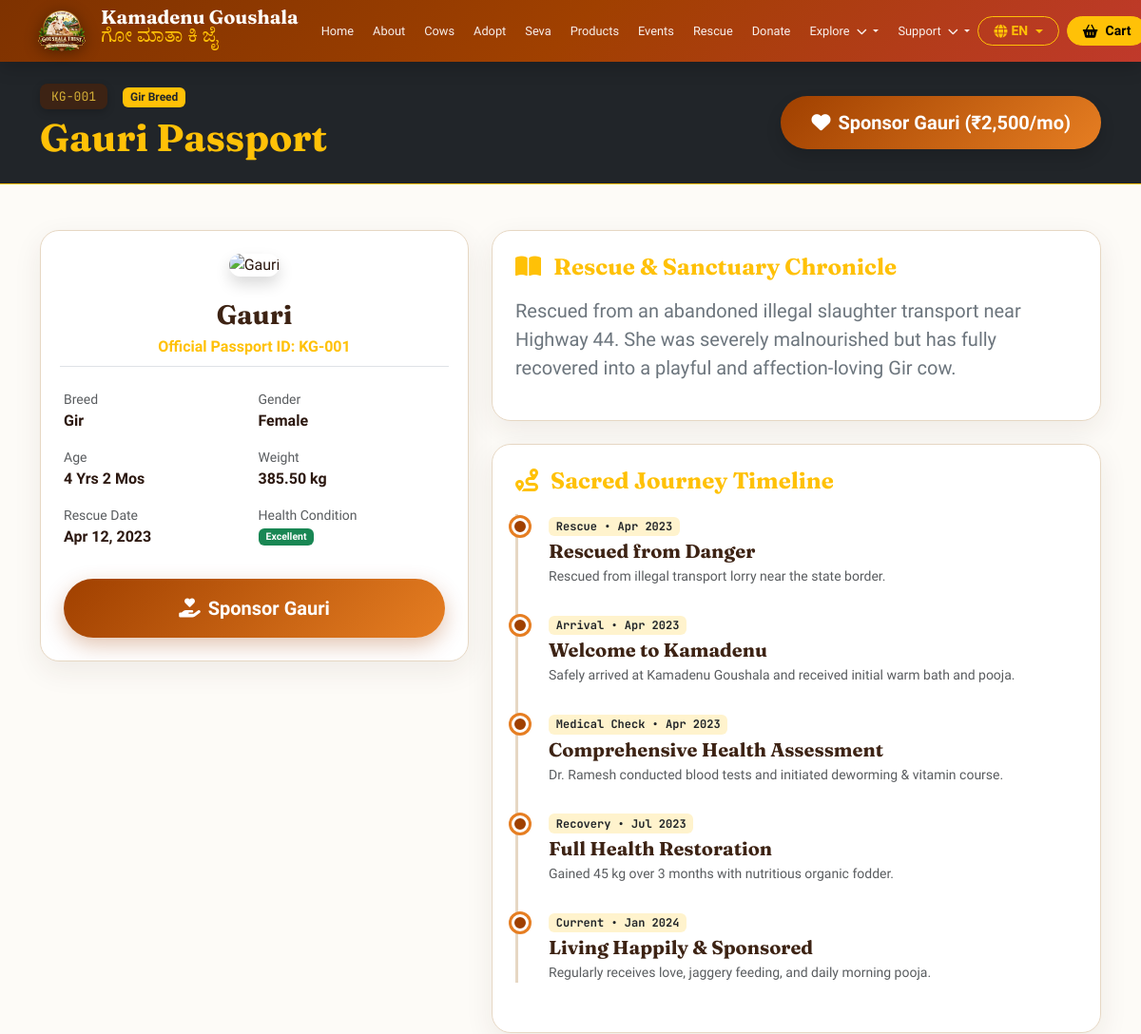
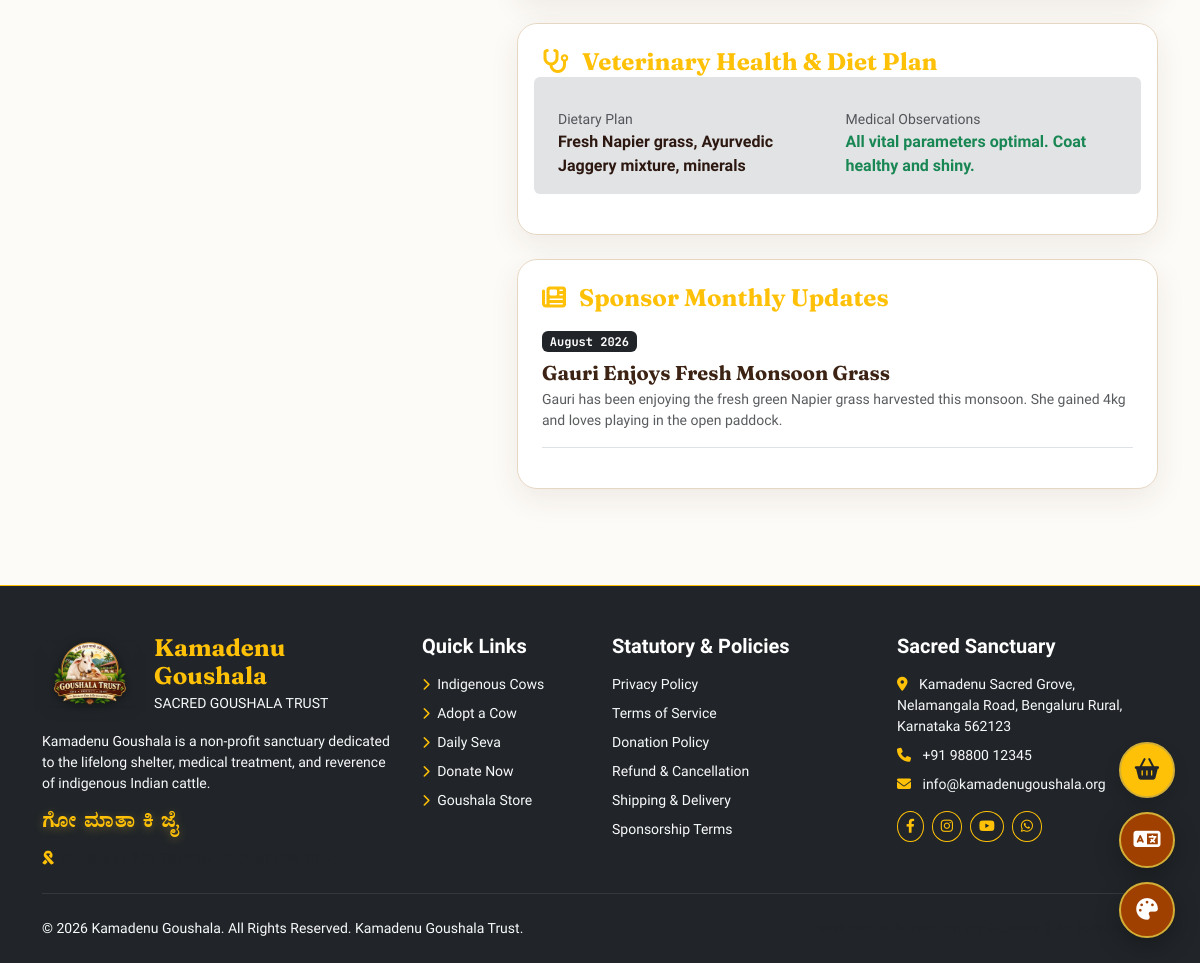
The app's page /cow-detail.php?id=1 with its own data (2 pictures, top to bottom).
### tables this page shows
CREATE TABLE IF NOT EXISTS `settings` (
  `id` INT AUTO_INCREMENT PRIMARY KEY,
  `setting_key` VARCHAR(100) NOT NULL UNIQUE,
  `setting_value` TEXT,
  `setting_group` VARCHAR(50) DEFAULT 'general',
  `description` VARCHAR(255)
);

CREATE TABLE IF NOT EXISTS `cows` (
  `id` INT AUTO_INCREMENT PRIMARY KEY,
  `cow_code` VARCHAR(20) NOT NULL UNIQUE,  
  `name` VARCHAR(100) NOT NULL,
  `name_kn` VARCHAR(100),
  `name_hi` VARCHAR(100),
  `breed` VARCHAR(100) NOT NULL,
  `age_years` INT DEFAULT 0,
  `age_months` INT DEFAULT 0,
  `gender` ENUM('female', 'male') DEFAULT 'female',
  `color` VARCHAR(50),
  `weight_kg` DECIMAL(6,2),
  `rescue_date` DATE,
  `rescue_story` TEXT,
  `photo` VARCHAR(255) DEFAULT 'assets/images/cow-default.jpg',
  `health_status` ENUM('Excellent', 'Good', 'Under Treatment', 'Critical') DEFAULT 'Good',
  `adoption_status` ENUM('Available', 'Sponsored', 'Partially Sponsored') DEFAULT 'Available',
  `monthly_sponsorship_amount` DECIMAL(10,2) DEFAULT 2500.00,
  `is_featured` TINYINT(1) DEFAULT 0,
  `whatsapp_number` VARCHAR(20) DEFAULT NULL,
  `contact_method` VARCHAR(20) DEFAULT 'website',
  `created_at` TIMESTAMP DEFAULT CURRENT_TIMESTAMP,
  `updated_at` TIMESTAMP DEFAULT CURRENT_TIMESTAMP ON UPDATE CURRENT_TIMESTAMP
);

CREATE TABLE IF NOT EXISTS `cow_journey` (
  `id` INT AUTO_INCREMENT PRIMARY KEY,
  `cow_id` INT NOT NULL,
  `stage` VARCHAR(100) NOT NULL,  
  `title` VARCHAR(150) NOT NULL,
  `description` TEXT,
  `image` VARCHAR(255),
  `milestone_date` DATE NOT NULL,
  `status` ENUM('Published', 'Draft') DEFAULT 'Published',
  `created_at` TIMESTAMP DEFAULT CURRENT_TIMESTAMP,
  FOREIGN KEY (`cow_id`) REFERENCES `cows`(`id`) ON DELETE CASCADE
);

CREATE TABLE IF NOT EXISTS `cow_health` (
  `id` INT AUTO_INCREMENT PRIMARY KEY,
  `cow_id` INT NOT NULL,
  `last_checkup_date` DATE NOT NULL,
  `health_status` ENUM('Excellent', 'Good', 'Under Treatment', 'Critical') NOT NULL,
  `weight_kg` DECIMAL(6,2),
  `pulse_rate` INT,
  `temperature_f` DECIMAL(4,1),
  `dietary_plan` TEXT,
  `medical_notes` TEXT,
  `next_checkup_date` DATE,
  `updated_by` INT,
  `created_at` TIMESTAMP DEFAULT CURRENT_TIMESTAMP,
  FOREIGN KEY (`cow_id`) REFERENCES `cows`(`id`) ON DELETE CASCADE
);

CREATE TABLE IF NOT EXISTS `cow_updates` (
  `id` INT AUTO_INCREMENT PRIMARY KEY,
  `cow_id` INT NOT NULL,
  `title` VARCHAR(150) NOT NULL,
  `update_text` TEXT NOT NULL,
  `photo` VARCHAR(255),
  `update_month` VARCHAR(20),
  `update_year` INT,
  `created_at` TIMESTAMP DEFAULT CURRENT_TIMESTAMP,
  FOREIGN KEY (`cow_id`) REFERENCES `cows`(`id`) ON DELETE CASCADE
);

### cow-detail.php (the view, shortened to what the rows shown need)
<?php
require_once __DIR__ . '/includes/header.php';
$id = isset($_GET['id']) ? $_GET['id'] : 0;
$stmt = $pdo->prepare("SELECT * FROM cows WHERE id = ? OR cow_code = ?");
$stmt->execute([$id, $id]);
$cow = $stmt->fetch();
$stmt = $pdo->prepare("SELECT * FROM cow_health WHERE cow_id = ? ORDER BY last_checkup_date DESC");
$stmt->execute([$cow['id']]);
$health_logs = $stmt->fetchAll();
$stmt = $pdo->prepare("SELECT * FROM cow_journey WHERE cow_id = ? ORDER BY milestone_date ASC");
$stmt->execute([$cow['id']]);
$journey = $stmt->fetchAll();
$stmt = $pdo->prepare("SELECT * FROM cow_updates WHERE cow_id = ? ORDER BY id DESC");
$stmt->execute([$cow['id']]);
$updates = $stmt->fetchAll();
?>
<?php
    $cow_name = __td($cow, 'name');
    $cow_story = __td($cow, 'rescue_story');
?>
<section class="py-4 bg-dark text-white border-bottom border-warning">
    <div class="container">
        <div class="d-flex flex-wrap justify-content-between align-items-center">
            <div>
                <span class="badge-cow-code me-2"><?php echo e($cow['cow_code']); ?></span>
                <span class="badge bg-warning text-dark font-ui font-semibold ms-1"><?php echo e($cow['breed']); ?> Breed</span>
                <h1 class="font-heading text-warning mt-2 mb-0"><?php echo e($cow_name); ?> Passport</h1>
            </div>
            <div class="mt-3 mt-md-0">
                <a href="/Kamadenu/adopt.php?cow_id=<?php echo $cow['id']; ?>" class="btn btn-kamadenu-primary btn-lg shadow">
                    <i class="fas fa-heart me-2"></i> Sponsor <?php echo e($cow_name); ?> (₹<?php echo number_format($cow['monthly_sponsorship_amount']); ?>/mo)
                </a>
            </div>
        </div>
    </div>
</section>
<section class="py-5">
    <div class="container">
        <div class="row g-4">
            <div class="col-lg-5">
                <div class="kamadenu-card p-4 text-center sticky-top" style="top: 100px;">
                    <img src="<?php echo img_url($cow['photo']); ?>" alt="<?php echo e($cow_name); ?>" class="img-fluid rounded-4 shadow mb-4 hover-glow" style="max-height: 320px; object-fit: cover; width: 100%;" onerror="this.src='https://images.unsplash.com/photo-1546445317-29f4545f9d52?auto=format&fit=crop&w=600&q=80'">
                    <h3 class="font-heading mb-1"><?php echo e($cow_name); ?></h3>
                    <p class="text-warning font-ui fw-bold mb-3">Official Passport ID: <?php echo e($cow['cow_code']); ?></p>
                    <div class="row g-2 text-start small border-top pt-3">
                        <div class="col-6 mb-2">
                            <span class="text-muted d-block">Breed</span>
                            <strong class="font-ui fs-6"><?php echo e($cow['breed']); ?></strong>
                        </div>
                        <div class="col-6 mb-2">
                            <span class="text-muted d-block">Gender</span>
                            <strong class="font-ui fs-6"><?php echo ucfirst($cow['gender']); ?></strong>
                        </div>
                        <div class="col-6 mb-2">
                            <span class="text-muted d-block">Age</span>
                            <strong class="font-ui fs-6"><?php echo $cow['age_years']; ?> Yrs <?php echo $cow['age_months']; ?> Mos</strong>
                        </div>
                        <div class="col-6 mb-2">
                            <span class="text-muted d-block">Weight</span>
                            <strong class="font-ui fs-6"><?php echo $cow['weight_kg']; ?> kg</strong>
                        </div>
                        <div class="col-6 mb-2">
                            <span class="text-muted d-block">Rescue Date</span>
                            <strong class="font-ui fs-6"><?php echo date('M d, Y', strtotime($cow['rescue_date'])); ?></strong>
                        </div>
                        <div class="col-6 mb-2">
                            <span class="text-muted d-block">Health Condition</span>
                            <span class="badge bg-success px-2 py-1"><?php echo e($cow['health_status']); ?></span>
                        </div>
                    </div>
                    <a href="/Kamadenu/adopt.php?cow_id=<?php echo $cow['id']; ?>" class="btn btn-kamadenu-primary w-100 mt-4 py-3 font-ui fw-bold fs-5">
                        <i class="fas fa-hand-holding-heart me-2"></i> Sponsor <?php echo e($cow['name']); ?>
                    </a>
                </div>
            </div>
            <div class="col-lg-7">
                <div class="kamadenu-card p-4 mb-4">
                    <h4 class="font-heading text-warning mb-3"><i class="fas fa-book-open me-2"></i> Rescue & Sanctuary Chronicle</h4>
                    <p class="lead text-secondary"><?php echo e($cow_story); ?></p>
                </div>
                <div class="kamadenu-card p-4 mb-4">
                    <div class="timeline-stepper">
                        <?php if (empty($journey)): ?>
                            <p class="text-muted">Journey details being documented by staff.</p>
                        <?php else: ?>
                            <?php foreach ($journey as $step): ?>
                                <div class="timeline-item">
                                    <span class="badge bg-warning-subtle text-dark font-mono mb-1"><?php echo e($step['stage']); ?> &bull; <?php echo date('M Y', strtotime($step['milestone_date'])); ?></span>
                                    <h5 class="font-heading mb-1"><?php echo e($step['title']); ?></h5>
                                    <p class="small text-muted mb-0"><?php echo e($step['description']); ?></p>
                                </div>
                            <?php endforeach; ?>
                        <?php endif; ?>
                    </div>
                </div>
                <div class="kamadenu-card p-4 mb-4">
                    <?php if (empty($health_logs)): ?>
                        <p class="text-muted">Health checks conducted regularly by Dr. Ramesh.</p>
                    <?php else: ?>
                        <?php $hl = $health_logs[0]; ?>
                        <div class="row g-3 bg-secondary-subtle p-3 rounded mb-3">
                            <div class="col-md-6">
                                <span class="text-muted small d-block">Dietary Plan</span>
                                <strong class="font-ui"><?php echo e($hl['dietary_plan']); ?></strong>
                            </div>
                            <div class="col-md-6">
                                <span class="text-muted small d-block">Medical Observations</span>
                                <strong class="font-ui text-success"><?php echo e($hl['medical_notes']); ?></strong>
                            </div>
                        </div>
                    <?php endif; ?>
                </div>
                <?php if (!empty($updates)): ?>
                <div class="kamadenu-card p-4">
                    <?php foreach ($updates as $up): ?>
                        <div class="border-bottom pb-3 mb-3">
                            <span class="badge bg-dark font-mono"><?php echo e($up['update_month']); ?> <?php echo $up['update_year']; ?></span>
                            <h5 class="font-heading mt-2 mb-1"><?php echo e($up['title']); ?></h5>
                            <p class="small text-muted mb-0"><?php echo e($up['update_text']); ?></p>
                        </div>
                    <?php endforeach; ?>
                </div>
                <?php endif; ?>
            </div>
        </div>
    </div>
</section>
<?php require_once __DIR__ . '/includes/footer.php'; ?>

### includes/header.php (shortened to what the rows shown need)
<?php
require_once __DIR__ . '/../config/database.php';
$theme = get_current_theme();
$lang = get_current_lang();
?>
<!DOCTYPE html>
<html lang="<?php echo e($lang); ?>" data-theme="<?php echo e($theme); ?>">
<head>
    <title><?php echo e(get_setting($pdo, 'site_name', 'Kamadenu Goushala')); ?> | <?php echo __t('tagline'); ?></title>
    <link rel="stylesheet" href="https://cdnjs.cloudflare.com/ajax/libs/font-awesome/6.4.0/css/all.min.css">
    <link rel="stylesheet" href="https://cdn.jsdelivr.net/npm/bootstrap@5.3.0/dist/css/bootstrap.min.css">
    <link rel="stylesheet" href="/Kamadenu/css/style.css">
    <link id="theme-stylesheet" rel="stylesheet" href="/Kamadenu/css/<?php echo e($theme); ?>.css">
</head>
<body>
<nav class="navbar navbar-expand-xl navbar-dark navbar-kamadenu sticky-top py-2 shadow">
    <div class="container-fluid px-lg-3">
        <a class="navbar-brand py-0 me-3 d-flex align-items-center" href="/Kamadenu/index.php">
            <div class="d-inline-block align-middle">
                <span class="d-block lh-1 fs-5 fw-bold"><?php echo e(get_setting($pdo, 'site_name', 'Kamadenu Goushala')); ?></span>
                <small class="fs-7 fw-normal text-warning d-none d-sm-block kn-text">ಗೋ ಮಾತಾ ಕಿ ಜೈ</small>
            </div>
        </a>
    </div>
</nav>

### includes/footer.php (shortened to what the rows shown need)
<footer class="bg-dark text-light pt-5 pb-4 mt-5 border-top border-warning">
    <div class="container">
        <div class="row g-4">
            <div class="col-lg-3 col-md-6">
                <h5 class="font-ui text-white fw-bold mb-3">Sacred Sanctuary</h5>
                <p class="small text-light mb-2"><i class="fas fa-map-marker-alt text-warning me-2"></i> <?php echo e(get_setting($pdo, 'goushala_address', 'Kamadenu Grove, Nelamangala Road, Bengaluru Rural, Karnataka 562123')); ?></p>
                <p class="small text-light mb-2"><i class="fas fa-phone text-warning me-2"></i> <?php echo e(get_setting($pdo, 'contact_phone', '+91 98800 12345')); ?></p>
                <p class="small text-light mb-3"><i class="fas fa-envelope text-warning me-2"></i> <?php echo e(get_setting($pdo, 'contact_email', 'info@kamadenugoushala.org')); ?></p>
                <div class="d-flex gap-2">
                    <a href="#" class="btn btn-outline-warning btn-sm rounded-circle"><i class="fab fa-facebook-f"></i></a>
                    <a href="#" class="btn btn-outline-warning btn-sm rounded-circle"><i class="fab fa-instagram"></i></a>
                    <a href="#" class="btn btn-outline-warning btn-sm rounded-circle"><i class="fab fa-youtube"></i></a>
                    <a href="#" class="btn btn-outline-warning btn-sm rounded-circle"><i class="fab fa-whatsapp"></i></a>
                </div>
            </div>
        </div>
    </div>
</footer>
</body>
</html>

### records on screen
settings: setting_value "Kamadenu Goushala"
cows: cow_code "KG-001", breed "Gir", name "Gauri", monthly_sponsorship_amount "2,500", gender "Female", age_years "4", age_months "2", weight_kg "385.50", rescue_date "Apr 12, 2023", health_status "Excellent", rescue_story "Rescued from an abandoned illegal slaughter transport near Highway 44. She was severely malnourished but has fully recovered into a playful and affection-loving Gir cow."
cow_journey: stage "Rescue", milestone_date "Apr 2023", title "Rescued from Danger", description "Rescued from illegal transport lorry near the state border."
cow_journey: stage "Arrival", milestone_date "Apr 2023", title "Welcome to Kamadenu", description "Safely arrived at Kamadenu Goushala and received initial warm bath and pooja."
cow_journey: stage "Medical Check", milestone_date "Apr 2023", title "Comprehensive Health Assessment", description "Dr. Ramesh conducted blood tests and initiated deworming & vitamin course."
cow_journey: stage "Recovery", milestone_date "Jul 2023", title "Full Health Restoration", description "Gained 45 kg over 3 months with nutritious organic fodder."
cow_journey: stage "Current", milestone_date "Jan 2024", title "Living Happily & Sponsored", description "Regularly receives love, jaggery feeding, and daily morning pooja."
cow_health: dietary_plan "Fresh Napier grass, Ayurvedic Jaggery mixture, minerals", medical_notes "All vital parameters optimal. Coat healthy and shiny."
cow_updates: update_month "August", update_year "2026", title "Gauri Enjoys Fresh Monsoon Grass", update_text "Gauri has been enjoying the fresh green Napier grass harvested this monsoon. She gained 4kg and loves playing in the open paddock."
settings: setting_value "Kamadenu Sacred Grove, Nelamangala Road, Bengaluru Rural, Karnataka 562123"
settings: setting_value "+91 98800 12345"
settings: setting_value "info@kamadenugoushala.org"

### other values on screen
__t('nav_home') "Home"
__t('nav_about') "About"
__t('nav_cows') "Cows"
__t('nav_adopt') "Adopt"
__t('nav_seva') "Seva"
__t('nav_products') "Products"
__t('nav_events') "Events"
__t('nav_emergency') "Rescue"
__t('nav_donate') "Donate"
$lang "EN"
__t('nav_cart') "Cart"
__t('site_title') "Kamadenu Goushala"
__t('footer_about') "Kamadenu Goushala is a non-profit sanctuary dedicated to the lifelong shelter, medical treatment, and reverence of indigenous Indian cattle."
__t('footer_rights') "All Rights Reserved. Kamadenu Goushala Trust."
